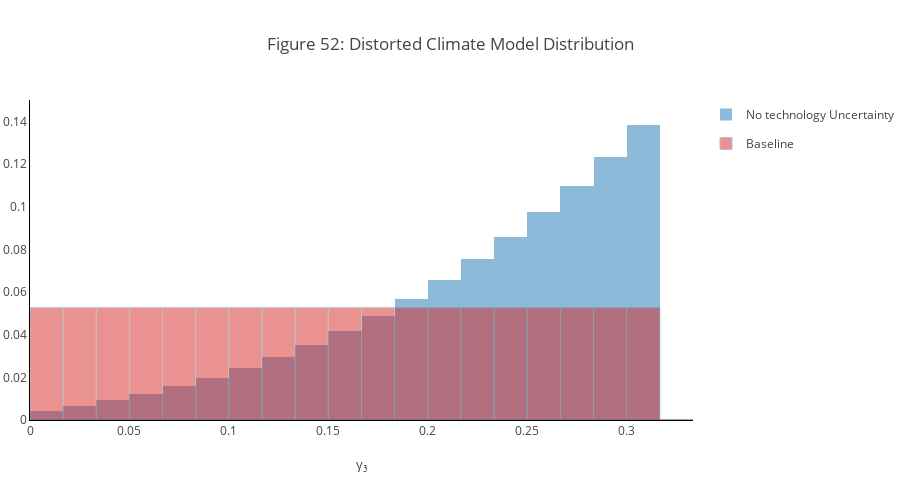

Notebook code for this chart:
### Code cell
plot_gammahist_notech("""Figure 52: Distorted Climate Model Distribution""")

### Figure 1 — Plotly figure (JSON) as saved in the notebook; plotly's stock layout.template omitted (floating-point values rounded to 4 significant figures)
{"data": [{"histfunc": "sum", "histnorm": "probability", "hovertemplate": "%{y:.2f}", "name": "No technology Uncertainty", "opacity": 0.5, "showlegend": true, "type": "histogram", "visible": true, "x": [0, 0.01754, 0.03509, 0.05263, 0.07018, 0.08772, 0.1053, 0.1228, 0.1404, 0.1579, 0.1754, 0.193, 0.2105, 0.2281, 0.2456, 0.2632, 0.2807, 0.2982, 0.3158, 0.3333], "xbins": {"end": 0.3333, "size": 0.01667, "start": 0}, "y": [0.08691, 0.1353, 0.1891, 0.2511, 0.3225, 0.4043, 0.4973, 0.6026, 0.721, 0.8533, 1.001, 1.163, 1.343, 1.54, 1.756, 1.991, 2.247, 2.524, 2.824, 3.147]}, {"histnorm": "probability", "hovertemplate": "%{y:.2f}", "legendgroup": "1", "marker": {"color": "#d62728", "line": {"color": "grey", "width": 1}}, "name": "Baseline", "opacity": 0.5, "showlegend": true, "type": "histogram", "visible": true, "x": [0, 0.01754, 0.03509, 0.05263, 0.07018, 0.08772, 0.1053, 0.1228, 0.1404, 0.1579, 0.1754, 0.193, 0.2105, 0.2281, 0.2456, 0.2632, 0.2807, 0.2982, 0.3158, 0.3333], "xbins": {"end": 0.3333, "size": 0.01667, "start": 0}}], "layout": {"barmode": "overlay", "height": 500, "margin": {"l": 30, "r": 0}, "plot_bgcolor": "white", "title": {"text": "Figure 52: Distorted Climate Model Distribution"}, "width": 900, "xaxis": {"linecolor": "black", "linewidth": 1, "range": [0, 0.3333], "showgrid": false, "showline": true, "title": {"font": {"size": 13}, "text": " γ₃"}}, "yaxis": {"linecolor": "black", "linewidth": 1, "range": [0, 0.15], "showgrid": false, "showline": true}}}
